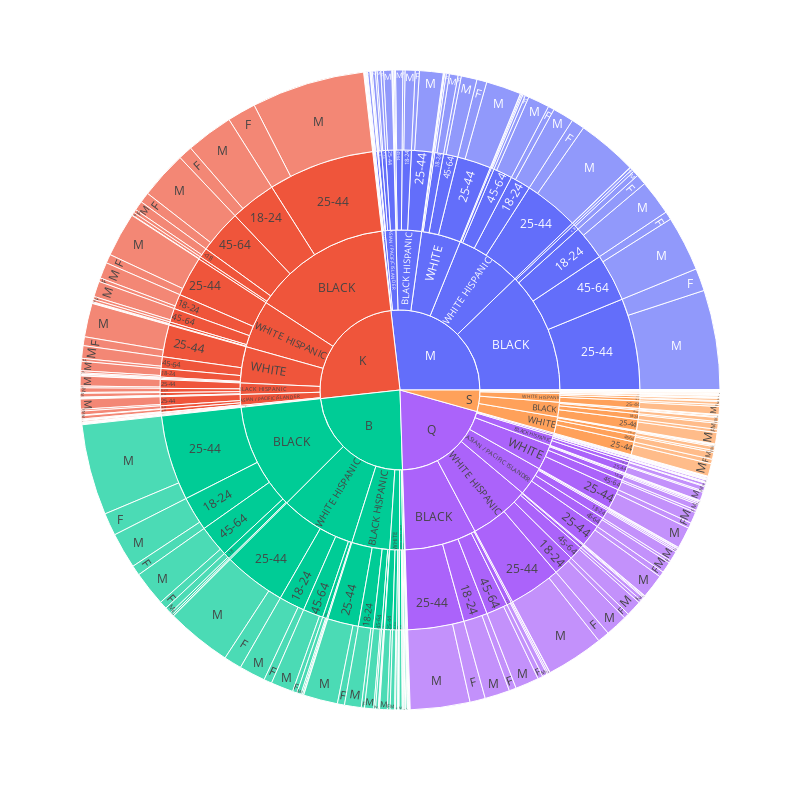

The notebook cell this image was saved under:
### Code cell
# Creating a chart to display the data.

fig = px.sunburst(law_cat_m, path=['ARREST_BORO', 'PERP_RACE', 'AGE_GROUP', 'PERP_SEX'], values='counts')

fig.update_layout(width=800, height=800)

fig.show()

### Figure 1 — Plotly figure (JSON) as saved in the notebook; plotly's stock layout.template omitted (floating-point values rounded to 4 significant figures; data arrays with more than 128 entries replaced by an {"elided": "..."} marker saying what was removed)
{"data": [{"branchvalues": "total", "domain": {"x": [0, 1], "y": [0, 1]}, "hovertemplate": "labels=%{label}<br>counts=%{value}<br>parent=%{parent}<br>id=%{id}<extra></extra>", "ids": {"elided": "555 str values"}, "labels": {"elided": "555 str values"}, "name": "", "parents": {"elided": "555 str values"}, "type": "sunburst", "values": {"elided": "555 int values"}}], "layout": {"height": 800, "legend": {"tracegroupgap": 0}, "margin": {"t": 60}, "width": 800}}
